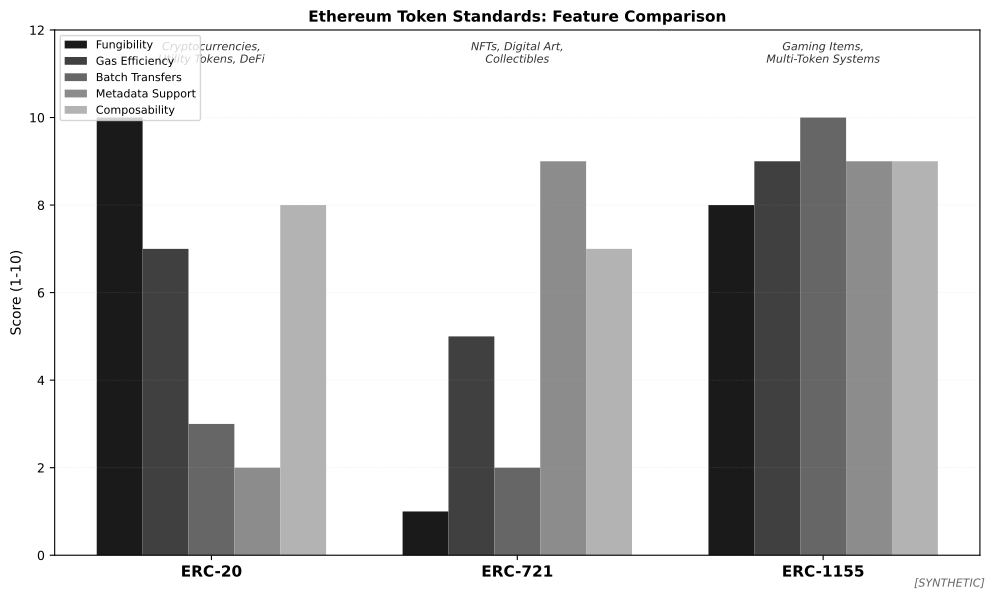

The Python source for this figure:
"""
Token Standards Comparison (ERC-20, ERC-721, ERC-1155)
Compares features and use cases of Ethereum token standards
[SYNTHETIC DATA]
"""

import matplotlib.pyplot as plt
import numpy as np
from pathlib import Path

# Chart metadata for QuantLet integration
CHART_METADATA = {
    'title': 'Ethereum Token Standards Comparison',
    'url': 'https://github.com/Digital-AI-Finance/Blockchain_Crypto/tree/main/charts/token_standards_comparison'
}

# Set font sizes (MANDATORY)
plt.rcParams.update({
    'font.size': 10,
    'axes.labelsize': 10,
    'axes.titlesize': 11,
    'xtick.labelsize': 9,
    'ytick.labelsize': 9,
    'legend.fontsize': 9
})

fig, ax = plt.subplots(figsize=(10, 6))

# Standards
standards = ['ERC-20', 'ERC-721', 'ERC-1155']

# Feature scores (1-10)
features = {
    'Fungibility': [10, 1, 8],
    'Gas Efficiency': [7, 5, 9],
    'Batch Transfers': [3, 2, 10],
    'Metadata Support': [2, 9, 9],
    'Composability': [8, 7, 9],
}

x = np.arange(len(standards))
width = 0.15
multiplier = 0

# Grayscale colors
colors = ['#1a1a1a', '#404040', '#666666', '#8c8c8c', '#b3b3b3']

for i, (attribute, values) in enumerate(features.items()):
    offset = width * multiplier
    bars = ax.bar(x + offset, values, width, label=attribute, color=colors[i])
    multiplier += 1

ax.set_ylabel('Score (1-10)')
ax.set_title('Ethereum Token Standards: Feature Comparison', fontweight='bold')
ax.set_xticks(x + width * 2)
ax.set_xticklabels(standards, fontsize=11, fontweight='bold')
ax.legend(loc='upper left', fontsize=8)
ax.set_ylim(0, 12)
ax.grid(axis='y', alpha=0.3, linestyle=':', linewidth=0.5)

# Add use case annotations
use_cases = {
    'ERC-20': 'Cryptocurrencies,\nUtility Tokens, DeFi',
    'ERC-721': 'NFTs, Digital Art,\nCollectibles',
    'ERC-1155': 'Gaming Items,\nMulti-Token Systems'
}

for i, (std, use) in enumerate(use_cases.items()):
    ax.text(i + width * 2, 11.2, use, ha='center', va='bottom', fontsize=8,
            style='italic', alpha=0.8)

# Add note about synthetic data
fig.text(0.99, 0.01, '[SYNTHETIC]', ha='right', va='bottom', fontsize=8, style='italic', alpha=0.6)

plt.tight_layout()

# Save as PDF
output_path = Path(__file__).parent / 'chart.pdf'
plt.savefig(output_path, bbox_inches='tight', dpi=300)
print(f"Chart saved to: {output_path.absolute()}")

plt.close()
